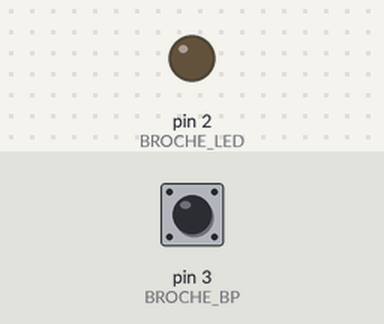
A sketch run on a simulated Arduino Uno, built with avr-gcc and run on an emulated ATmega328P. On the bench: output pins drawn as LEDs (lit = HIGH). The inputs (shaded band) are chosen by the test bench; at power-on: pin 3 (BROCHE_BP) LOW.

Above: at 1.2 s.
1.3 s: pin 3 (BROCHE_BP) pulsed HIGH 2 times (0.12 s each, 0.3 s apart)
At 4.22 s:
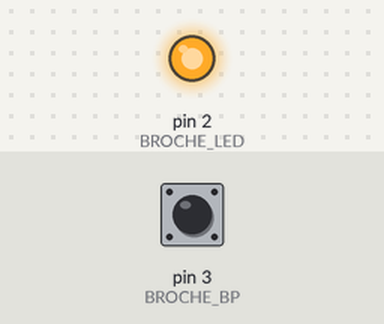
4.7 s: pin 3 (BROCHE_BP) driven HIGH
At 5.6 s:
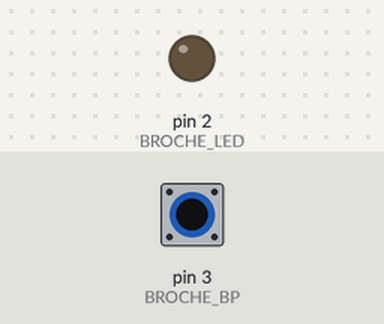
Timing chart, 0 to 7.7 s (numbered marks = the images above; inputs shaded):
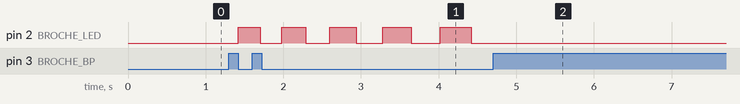

Measured:
- after the input at 1.3 s, pin 2 (BROCHE_LED): LOW → HIGH after 0.12 s, then repeats every 0.59 s: LOW 0.28 s, HIGH 0.31 s
- after the input at 4.7 s, pin 2 (BROCHE_LED): stops changing and stays LOW

The sketch:

CDC4.ino
```cpp
const int BROCHE_LED = 2;
const int BROCHE_BP = 3;    // Bouton Poussoir
const int DELAI_MAX_MS = 500;  // clignotement lent
const int DELAI_MIN_MS = 10;  // clignotement rapide
const int PAS = 30;
int delai = DELAI_MAX_MS;
int sens = -1;
int etatBP;                 // etat du Bouton Poussoir
// les etats possibles du clignotement
const int CLIGNO_ON = 0;
const int CLIGNO_CHANGE_TO_OFF = 1;
const int CLIGNO_OFF = 2;
const int CLIGNO_CHANGE_TO_ON = 3;
// gestion du clignotement : le bouton provoque les transitions entre les quatre états
int etatCligno = CLIGNO_OFF;


void setup() {
  pinMode(BROCHE_LED, OUTPUT);
  pinMode(BROCHE_BP, INPUT);
}

void clignote (int del) {
  digitalWrite(BROCHE_LED, HIGH);
  delay(del);
  digitalWrite(BROCHE_LED, LOW);
  delay(del);
}

void loop() {

  // lecture du bouton poussoir
  etatBP = digitalRead(BROCHE_BP);
  delai = delai + sens * PAS;
  if (delai > DELAI_MAX_MS) {
    delai = DELAI_MAX_MS;
    sens = -sens;
  }
  if (delai < DELAI_MIN_MS) {
    delai = DELAI_MIN_MS;
    sens = -sens;
  }

  // etat du clignotement en fonction de l'état du bouton
  // *selon* etatCligno ...
  switch (etatCligno) {
    // dans le cas d'un clignotement en cours ...
    case CLIGNO_ON:
      if (etatBP == HIGH) {
        etatCligno = CLIGNO_CHANGE_TO_OFF;
      }
      break;
    // dans le cas d'une transition vers l'extinction de la led ...
    case CLIGNO_CHANGE_TO_OFF:
      if (etatBP == LOW) {
        etatCligno = CLIGNO_OFF;
      }
      break;
    // dans le cas d'une led éteinte...
    case CLIGNO_OFF:
      if (etatBP == HIGH) {
        etatCligno = CLIGNO_CHANGE_TO_ON;
      }
      break;
    // dans le cas d'une transition vers le clignotement de la led ...
    case CLIGNO_CHANGE_TO_ON:
      if (etatBP == LOW) {
        etatCligno = CLIGNO_ON;
      }
      break;
    default :
      break;

  }
  if (etatCligno == CLIGNO_ON) {
    clignote (delai);
  }
}
```

CDC5.ino
```cpp
// Vous avez oublié ce fichier !!!
```
